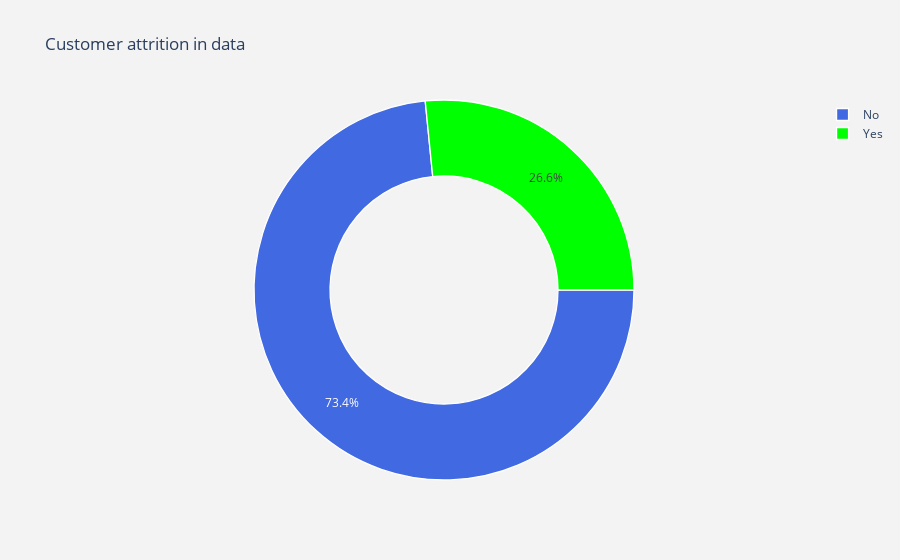

Source (notebook cell):
### Code cell
trace=go.Pie(labels=lab,values=val,
            marker=dict(colors=['royalblue','lime'],
            line=dict(color='white',width=1.3)),
            rotation=90,
            hoverinfo='label+value+text',
            hole=.6)
layout=go.Layout(dict(title='Customer attrition in data',
                      plot_bgcolor='rgb(243,243,243)',
                     paper_bgcolor='rgb(243,243,243)'))
data=[trace]
fig=go.Figure(data=data,layout=layout)
py.iplot(fig)

### Figure 1 — Plotly figure (JSON) as saved in the notebook; plotly's stock layout.template omitted (floating-point values rounded to 4 significant figures)
{"data": [{"hole": 0.6, "hoverinfo": "label+value+text", "labels": ["No", "Yes"], "marker": {"colors": ["royalblue", "lime"], "line": {"color": "white", "width": 1.3}}, "rotation": 90, "type": "pie", "values": [5163, 1869]}], "layout": {"paper_bgcolor": "rgb(243,243,243)", "plot_bgcolor": "rgb(243,243,243)", "title": {"text": "Customer attrition in data"}}}
